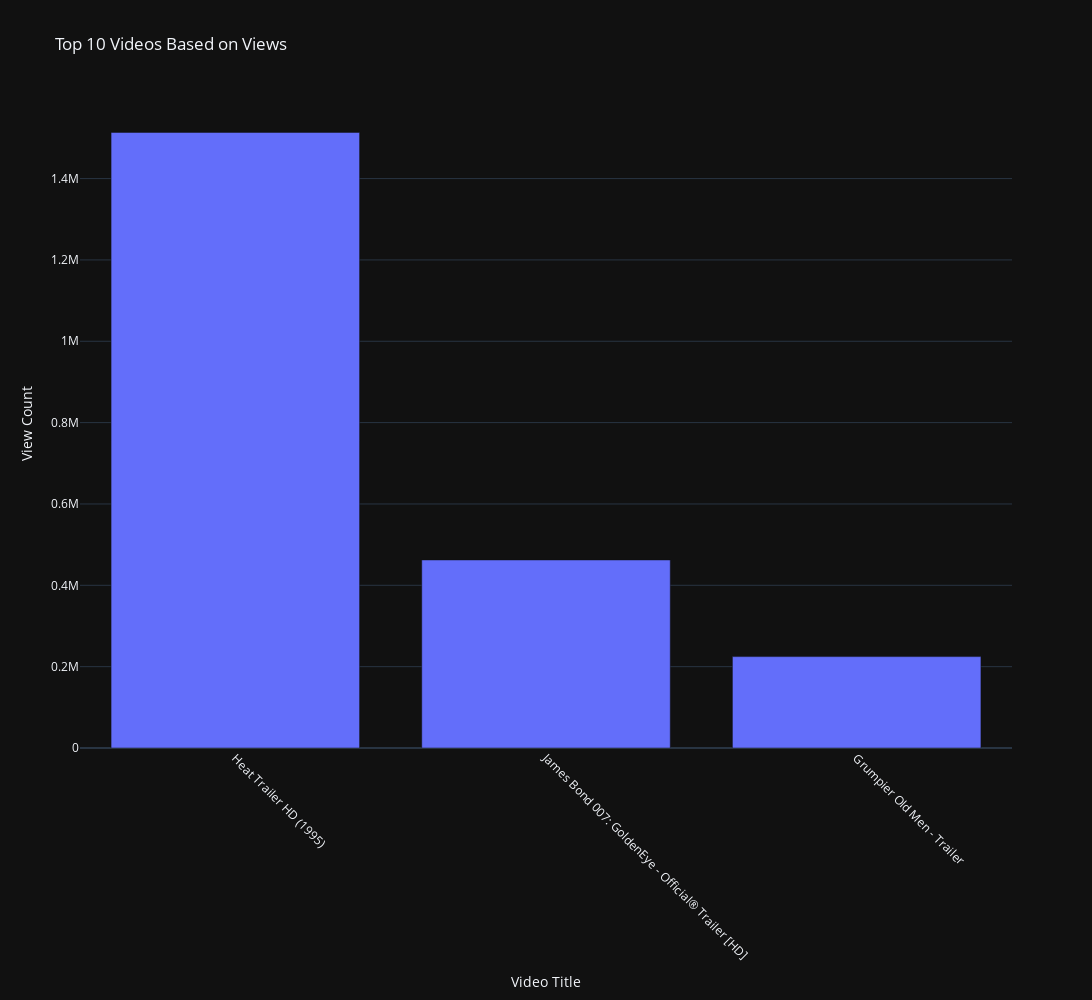

Here is the notebook cell this chart was saved with:
### Markdown cell above
### TOP 10 Videos based on Views

### Code cell
fig = px.bar(
    top_10_views,
    x = 'title',
    y = 'viewCount',
    title = 'Top 10 Videos Based on Views',
    labels = { 'title' : 'Video Title', 'viewCount' : 'View Count' },
    width = width,
    height = height,
    template = template
)
fig.update_layout(xaxis_tickangle = xaxis_tickangle)
fig.show()

### Figure 1 — Plotly figure (JSON) as saved in the notebook; plotly's stock layout.template omitted (floating-point values rounded to 4 significant figures)
{"data": [{"alignmentgroup": "True", "hovertemplate": "Video Title=%{x}<br>View Count=%{y}<extra></extra>", "legendgroup": "", "marker": {"color": "#636efa", "pattern": {"shape": ""}}, "name": "", "offsetgroup": "", "orientation": "v", "showlegend": false, "textposition": "auto", "type": "bar", "x": ["Heat Trailer HD (1995)", "James Bond 007: GoldenEye - Official® Trailer [HD]", "Grumpier Old Men - Trailer"], "xaxis": "x", "y": [1513561, 462348, 224709], "yaxis": "y"}], "layout": {"barmode": "relative", "height": 1000, "legend": {"tracegroupgap": 0}, "title": {"text": "Top 10 Videos Based on Views"}, "width": 1600, "xaxis": {"anchor": "y", "domain": [0, 1], "tickangle": 45, "title": {"text": "Video Title"}}, "yaxis": {"anchor": "x", "domain": [0, 1], "title": {"text": "View Count"}}}}
